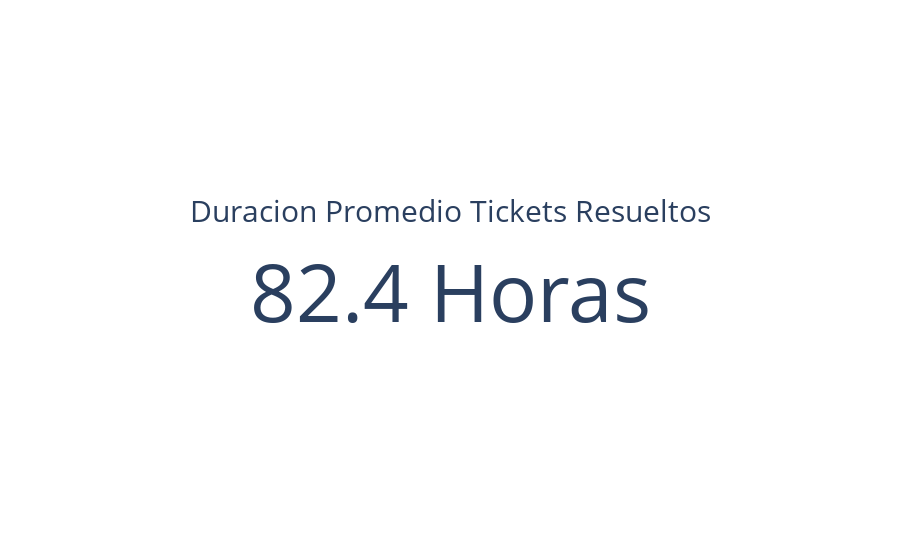

Notebook code for this chart:
### Code cell
# Tarjeta que muestra la duracion promedio de los tickets resueltos recibidos en Slack

fig = go.Figure()

fig.add_trace(go.Indicator(
    mode = "number",
    value = df[df['t_resuelto'] == True].describe()['Duracion_Ticket_horas']['mean'],
    number = {'suffix' : ' Horas'},
    title = {"text": "<span style='font-size:1.5em'>Duracion Promedio Tickets Resueltos</span><br><span style='font-size:1.5em'></span><br>"},
    domain = {'x': [1, 1], 'y': [1, 1]}))

fig.show()

### Figure 1 — Plotly figure (JSON) as saved in the notebook; plotly's stock layout.template omitted (floating-point values rounded to 4 significant figures)
{"data": [{"domain": {"x": [1, 1], "y": [1, 1]}, "mode": "number", "number": {"suffix": " Horas"}, "title": {"text": "<span style='font-size:1.5em'>Duracion Promedio Tickets Resueltos</span><br><span style='font-size:1.5em'></span><br>"}, "type": "indicator", "value": 82.4}], "layout": {}}
